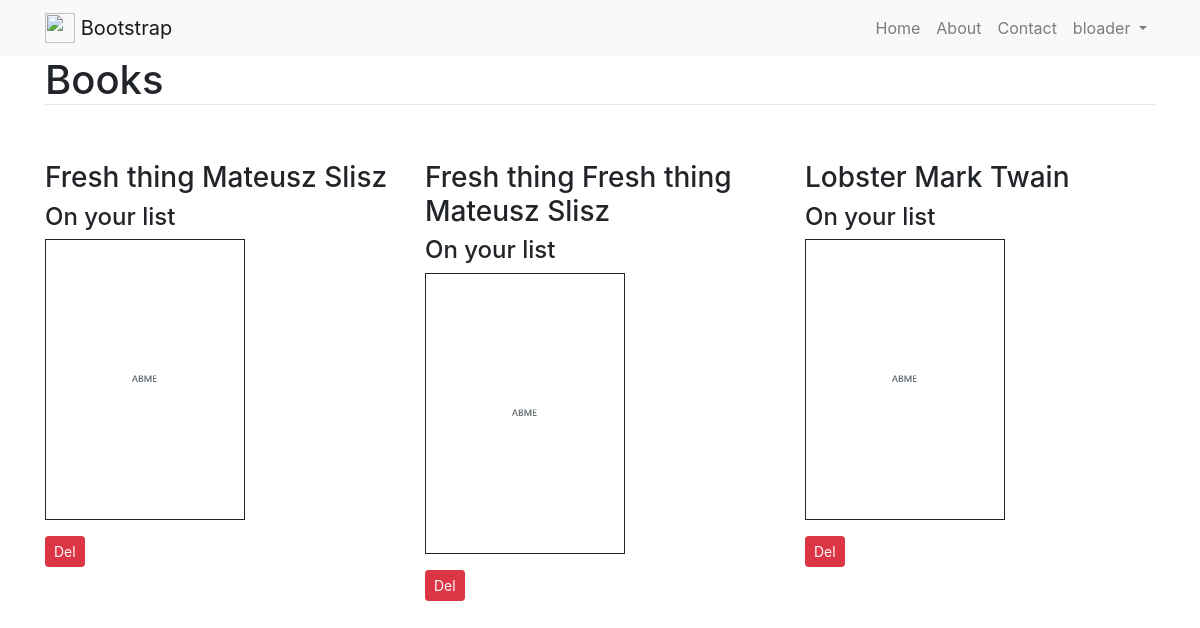
The app's page /user/settings/books (signed in) with its own data.
### api/models.py (models this page shows, shortened)
class Book(models.Model):
    title = models.CharField(max_length=60)
    author = models.ForeignKey(Author)
    image = models.ImageField(upload_to="images/", default="images/none/blank_poster.jpg")

class Author(models.Model):
    first_name = models.CharField(max_length=20)
    last_name = models.CharField(max_length=20)
    def __str__(self):
        return f'{self.first_name} {self.last_name}'

### user/views.py (the view)
@login_required
def settings_books(request):
    add_book_id = request.GET.get('add_book_id', None)
    del_book_id = request.GET.get('del_book_id', None)
    activ_user = get_object_or_404(User, username=request.user)
    activ_profile = get_object_or_404(Profile, user=activ_user)
    if request.method == 'GET' and add_book_id is not None:
        book = get_object_or_404(Book, id=add_book_id)
        activ_profile.book.add(book)
        context = {
            'book': book,
        }
    if request.method == 'GET' and del_book_id is not None:
        book = get_object_or_404(Book, id=del_book_id)
        activ_profile.book.remove(book)
    p_books = activ_profile.book.all()
    books = Book.objects.all()
    context = {
        'books': books,
        'p_books': p_books,
        'activ_profile': activ_profile,
    }
    return render(request, 'user/settings_books.html', context)

### user/templates/user/settings_books.html (shortened to what this page needs)
{% extends "base.html" %}
{% load staticfiles %}
{% block content %}
    <h1 style="border-bottom: 1px solid #e5e5e5">Books</h1>
    <div class="row">
    {% for book in books %}
        <div class="col-sm-6 col-md-4"><br><br>
            <h3>{{ book.title }} {{ book.author }}</h3>
            <h4>{% if book in p_books %}On your list{% endif %}</h4>
            <figure>
                <img height="281" width="200" src="{{ book.image.url }}" style="border: 1px solid">
            </figure>
            {% if book in p_books %}
            <a class="delbutton btn btn-sm btn-danger" id="del {{ book.id }} " href="" del_data-catid=" {{ book.id }} ">
                Del
            </a>
            {% endif %}
        </div>
    {% endfor %}
    </div>
{% endblock %}

### templates/base.html (shortened to what this page needs)
{% load staticfiles %}
<!DOCTYPE html>
<html lang="en">
  <head>
    <link rel="stylesheet" href="https://maxcdn.bootstrapcdn.com/bootstrap/4.0.0-beta.2/css/bootstrap.min.css">
    <link href="{% static 'css/base.css'%}" rel="stylesheet">
  </head>
  <body>
    <nav class="navbar navbar-expand-lg navbar-light bg-light">
      <div class="container">
      <a class="navbar-brand" href="#">
        <img src="http://getbootstrap.com/assets/brand/bootstrap-solid.svg" width="30" height="30" class="d-inline-block align-top" alt="">
        Bootstrap
      </a>
      <div class="collapse navbar-collapse" id="navbarCollapseItems">
        <ul class="navbar-nav ml-auto">
            <li class="nav-item">
              <a class="nav-link" href="/">Home </a>
            </li>
            <li class="nav-item">
              <a class="nav-link" href="#">About</a>
            </li>
            <li class="nav-item">
              <a class="nav-link" href="#">Contact</a>
            </li>
              {% if request.user.is_authenticated %}
            <li class="nav-item dropdown">
                <a class="nav-link dropdown-toggle" href="#" id="#navbarDropdownMenuLink" data-toggle="dropdown" aria-haspopup="true" aria-expanded="false">
                  {{ request.user.username }}
                </a>
            </li>
              {% else %}
            <li class="nav-item">
              <a class="nav-link" href="{% url 'website_login' %}">Login</a>
            </li>
              {% endif %}
          </ul>
        </div>
      </div>
    </nav>
    <div class="container">
        {% block content %}
        {% endblock content %}
    </div>
  </body>
</html>

### static/css/base.css (style rules this page uses)
a { text-decoration: none !important; }

### records on screen
Book: title "Fresh thing", author "Mateusz Slisz", shows "On your list", image (placeholder picture)
Book: title "Fresh thing Fresh thing", author "Mateusz Slisz", shows "On your list", image (placeholder picture)
Book: title "Lobster", author "Mark Twain", shows "On your list", image (placeholder picture)

### other values on screen
{{ request.user.username }} "bloader"
